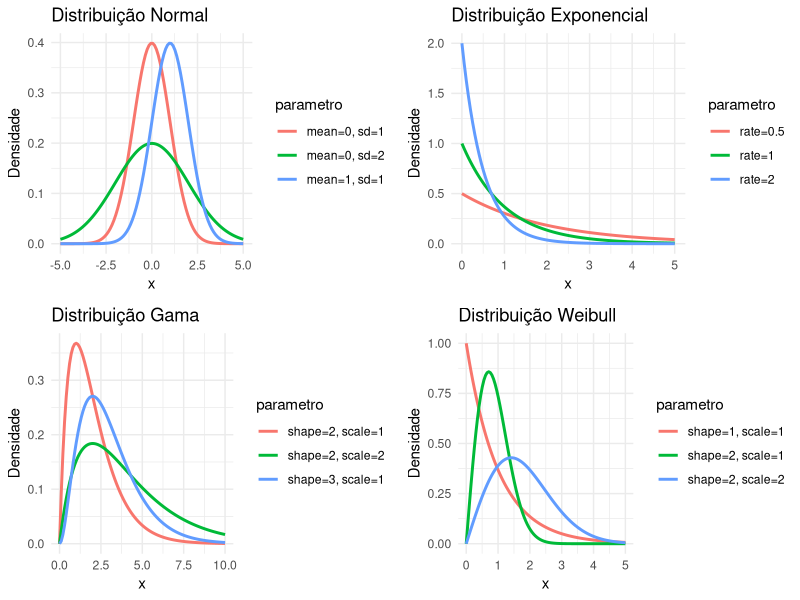
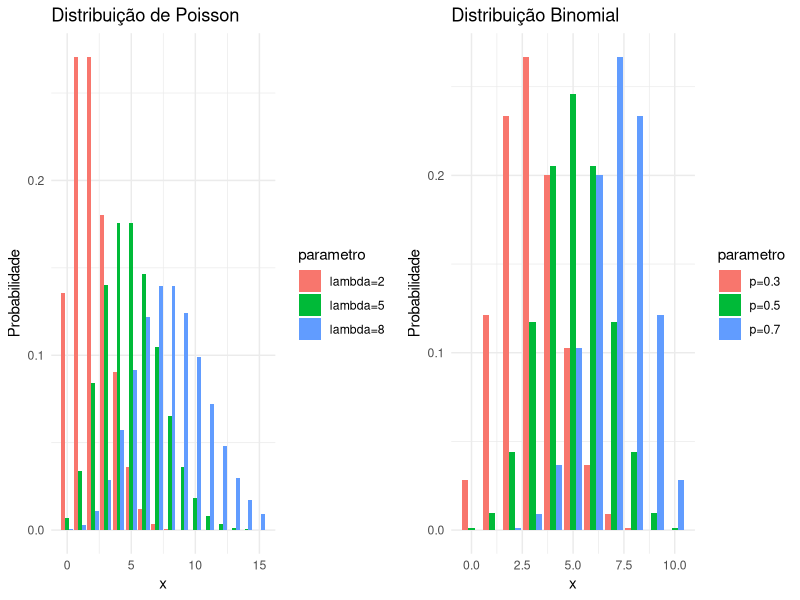

The R source for these figures, in order:
## ---- chunk 1

library(ggplot2)

# Função para plotar distribuições
distribuicao_plot <- function(df, title) {
  ggplot(df, aes(x = x, y = densidade, color = parametro)) +
    geom_line(size = 1) +
    labs(title = title, x = "x", y = "Densidade") +
    theme_minimal()
}

# Distribuição Normal
x_norm <- seq(-5, 5, length.out = 100)
df_norm <- data.frame(
  x = rep(x_norm, 3),
  densidade = c(dnorm(x_norm, mean = 0, sd = 1),
                dnorm(x_norm, mean = 0, sd = 2),
                dnorm(x_norm, mean = 1, sd = 1)),
  parametro = rep(c("mean=0, sd=1", "mean=0, sd=2", "mean=1, sd=1"), each = 100)
)
plot_norm <- distribuicao_plot(df_norm, "Distribuição Normal")


# Distribuição Exponencial
x_exp <- seq(0, 5, length.out = 100)
df_exp <- data.frame(
  x = rep(x_exp, 3),
  densidade = c(dexp(x_exp, rate = 0.5),
                dexp(x_exp, rate = 1),
                dexp(x_exp, rate = 2)),
  parametro = rep(c("rate=0.5", "rate=1", "rate=2"), each = 100)
)
plot_exp <- distribuicao_plot(df_exp, "Distribuição Exponencial")

# Distribuição Gamma
x_gamma <- seq(0, 10, length.out = 100)
df_gamma <- data.frame(
  x = rep(x_gamma, 3),
  densidade = c(dgamma(x_gamma, shape = 2, scale = 1),
                dgamma(x_gamma, shape = 3, scale = 1),
                dgamma(x_gamma, shape = 2, scale = 2)),
  parametro = rep(c("shape=2, scale=1", "shape=3, scale=1", "shape=2, scale=2"), each = 100)
)
plot_gamma <- distribuicao_plot(df_gamma, "Distribuição Gama")


# Distribuição Weibull
x_weibull <- seq(0, 5, length.out = 100)
df_weibull <- data.frame(
  x = rep(x_weibull, 3),
  densidade = c(dweibull(x_weibull, shape = 1, scale = 1),
                dweibull(x_weibull, shape = 2, scale = 1),
                dweibull(x_weibull, shape = 2, scale = 2)),
  parametro = rep(c("shape=1, scale=1", "shape=2, scale=1", "shape=2, scale=2"), each = 100)
)
plot_weibull <- distribuicao_plot(df_weibull, "Distribuição Weibull")

# Exibir gráficos
library(gridExtra)
grid.arrange(plot_norm, plot_exp, plot_gamma, plot_weibull, ncol = 2)
## ---- chunk 2

library(ggplot2)

# Função para plotar distribuições
distribuicao_plot <- function(df, title) {
  ggplot(df, aes(x = x, y = densidade, color = parametro)) +
    geom_line(size = 1) +
    labs(title = title, x = "x", y = "Densidade") +
    theme_minimal()
}


# Distribuição Poisson
x_pois <- 0:15
df_pois <- data.frame(
  x = rep(x_pois, 3),
  densidade = c(dpois(x_pois, lambda = 2),
                dpois(x_pois, lambda = 5),
                dpois(x_pois, lambda = 8)),
  parametro = rep(c("lambda=2", "lambda=5", "lambda=8"), each = 16)
)
plot_pois <- ggplot(df_pois, aes(x = x, y = densidade, fill = parametro)) +
  geom_bar(stat = "identity", position = "dodge") +
  labs(title = "Distribuição de Poisson", x = "x", y = "Probabilidade") +
  theme_minimal()

# Distribuição Binomial
x_binom <- 0:10
df_binom <- data.frame(
  x = rep(x_binom, 3),
  densidade = c(dbinom(x_binom, size = 10, prob = 0.3),
                dbinom(x_binom, size = 10, prob = 0.5),
                dbinom(x_binom, size = 10, prob = 0.7)),
  parametro = rep(c("p=0.3", "p=0.5", "p=0.7"), each = 11)
)
plot_binom <- ggplot(df_binom, aes(x = x, y = densidade, fill = parametro)) +
  geom_bar(stat = "identity", position = "dodge") +
  labs(title = "Distribuição Binomial", x = "x", y = "Probabilidade") +
  theme_minimal()


# Exibir gráficos
library(gridExtra)
grid.arrange(plot_pois, plot_binom, ncol = 2)
